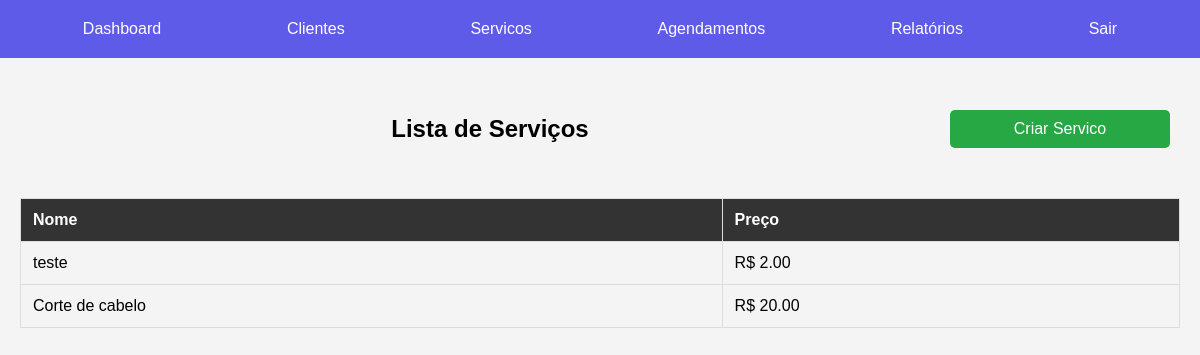
Page /servicos/ (signed in) on the committed database.
### pdv/models.py (models this page shows, shortened)
class Servico(models.Model):
    nome = models.CharField(max_length=100)
    preco = models.DecimalField(max_digits=10, decimal_places=2)

### pdv/views.py (the view)
# urls.py: path('servicos/', servicos_view, name='servicos'),
@login_required
def servicos_view(request):
    servicos = Servico.objects.all()
    return render(request, 'pdv/servicos.html', {'servicos': servicos})

### pdv/templates/pdv/servicos.html
{% extends 'pdv/base.html' %}
{% load static %}
{% block extra_styles %}
<link rel="stylesheet" type="text/css" href="{% static 'tabelas/tabelas.css' %}">
{% endblock %}
{% block content %}
<div class="titulo">
    <h2>Lista de Serviços</h2>
    <a href="{% url 'criar_servico' %}" class="btn">Criar Servico</a>
</div>
<table>
    <tr>
        <th>Nome</th>
        <th>Preço</th>
    </tr>
    {% for servico in servicos %}
    <tr>
        <td>{{ servico.nome }}</td>
        <td>R$ {{ servico.preco }}</td>
    </tr>
    {% endfor %}
</table>
{% endblock %}

### pdv/static/global/styles.css (style rules this page uses)
body { margin: 0; font-family: Arial, sans-serif; }
.btn { display: block; width: 200px; margin: 20px auto; padding: 10px; background-color: #28a745; color: white; text-align: center; text-decoration: none; border-radius: 5px; transition: background-color 0.3s; }
.titulo { display: flex; justify-content: space-between; align-items: center; padding: 10px; }
.titulo h2 { margin: 0; flex-grow: 1; text-align: center; }

### pdv/static/tabelas/tabelas.css (style rules this page uses)
body { margin: 0; font-family: Arial, sans-serif; background-color: #f4f4f4; }
h2 { text-align: center; margin-top: 20px; }
table { width: 100%; border-collapse: collapse; margin: 20px 0; }
th, td { border: 1px solid #ddd; padding: 12px; text-align: left; }
th { background-color: #333; color: white; }

### rows in the picture
Servico: nome "teste", preco "2.00"
Servico: nome "Corte de cabelo", preco "20.00"
